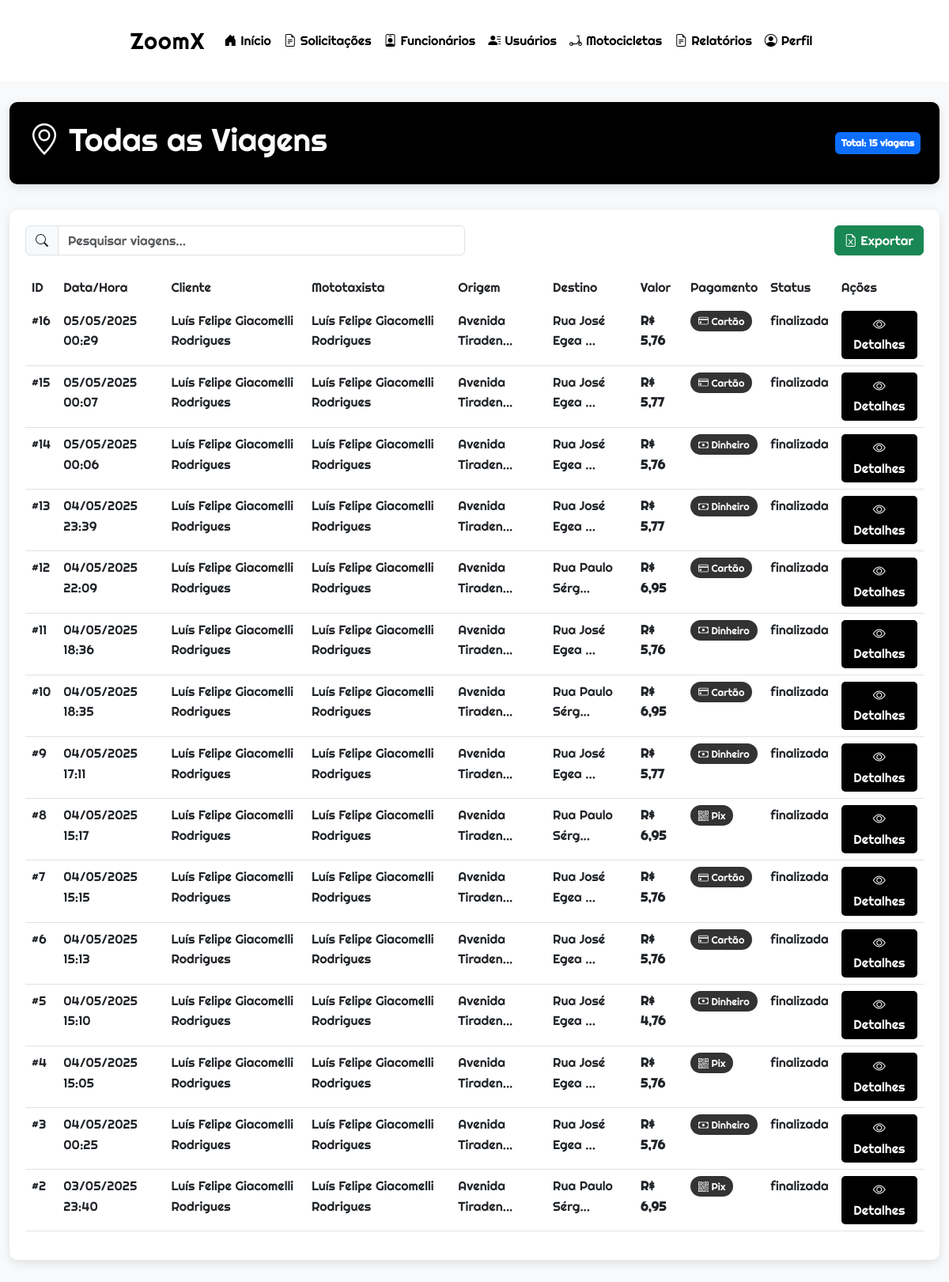
The app's page /admin/viagens.php (signed in) with its own data.
### tables this page shows
CREATE TABLE `viagens` (
  `via_codigo` int(11) NOT NULL,
  `fun_codigo` int(11) NOT NULL,
  `sol_codigo` int(11) NOT NULL,
  `usu_codigo` int(11) NOT NULL,
  `via_origem` varchar(255) NOT NULL,
  `via_destino` varchar(255) NOT NULL,
  `via_valor` decimal(10,2) NOT NULL,
  `via_formapagamento` varchar(50) NOT NULL,
  `via_data` datetime NOT NULL,
  `via_servico` varchar(50) NOT NULL,
  `via_status` varchar(50) NOT NULL,
  `via_observacoes` varchar(1000) DEFAULT NULL
);

CREATE TABLE `usuarios` (
  `usu_codigo` int(11) NOT NULL,
  `usu_nome` varchar(255) NOT NULL,
  `usu_email` varchar(255) NOT NULL,
  `usu_senha` varchar(255) NOT NULL,
  `usu_telefone` varchar(15) NOT NULL,
  `usu_ativo` tinyint(1) DEFAULT NULL,
  `usu_created_at` timestamp NOT NULL DEFAULT current_timestamp(),
  `usu_updated_at` timestamp NOT NULL DEFAULT current_timestamp() ON UPDATE current_timestamp()
);

CREATE TABLE `funcionarios` (
  `fun_codigo` int(11) NOT NULL,
  `fun_nome` varchar(255) NOT NULL,
  `fun_email` varchar(255) NOT NULL,
  `fun_telefone` varchar(15) NOT NULL,
  `fun_data_contratacao` date NOT NULL,
  `fun_cnh` varchar(20) DEFAULT NULL,
  `fun_ativo` tinyint(1) NOT NULL DEFAULT 1,
  `fun_senha` varchar(255) NOT NULL,
  `fun_cargo` varchar(100) NOT NULL
);

### admin/viagens.php (the view, shortened to what this page needs)
<?php
$conexao = conexao::getInstance();
$sql = 'SELECT v.via_codigo, v.via_data, v.via_valor, v.via_formapagamento,
               v.via_origem, v.via_destino, v.via_status, v.via_observacoes,
               u.usu_nome AS cliente, f.fun_nome AS mototaxista
        FROM viagens v
        INNER JOIN usuarios u ON v.usu_codigo = u.usu_codigo
        INNER JOIN funcionarios f ON v.fun_codigo = f.fun_codigo
        ORDER BY v.via_data DESC';
$stm = $conexao->prepare($sql);
$stm->execute();
$viagens = $stm->fetchAll(PDO::FETCH_ASSOC);
?>
<!DOCTYPE html>
<html lang="pt-BR">
<head>
    <link href="https://cdn.jsdelivr.net/npm/bootstrap@5.3.0/dist/css/bootstrap.min.css" rel="stylesheet">
    <link rel="stylesheet" href="https://cdn.jsdelivr.net/npm/bootstrap-icons@1.10.0/font/bootstrap-icons.css">
</head>
<body>
    <?php include '../components/header_admin.php'; ?>
    <div class="container-fluid py-4">
        <div class="dashboard-header">
            <div class="row align-items-center">
                <div class="col-md-8">
                    <h1><i class="bi bi-geo-alt"></i> Todas as Viagens</h1>
                </div>
                <div class="col-md-4 text-md-end">
                    <span class="badge bg-primary p-2">
                        Total: <?= count($viagens) ?> viagens
                    </span>
                </div>
            </div>
        </div>
        <div class="table-container">
            <div class="search-container">
                <div class="row">
                    <div class="col-md-6">
                        <div class="input-group">
                            <span class="input-group-text"><i class="bi bi-search"></i></span>
                            <input type="text" class="form-control" placeholder="Pesquisar viagens..." id="searchInput">
                        </div>
                    </div>
                    <div class="col-md-6 text-md-end">
                        <button class="btn btn-success" onclick="exportToExcel()">
                            <i class="bi bi-file-earmark-excel"></i> Exportar
                        </button>
                    </div>
                </div>
            </div>
            <div class="table-responsive">
                <table class="table table-hover table-custom">
                    <thead>
                        <tr>
                            <th>ID</th>
                            <th>Data/Hora</th>
                            <th>Cliente</th>
                            <th>Mototaxista</th>
                            <th>Origem</th>
                            <th>Destino</th>
                            <th>Valor</th>
                            <th>Pagamento</th>
                            <th>Status</th>
                            <th>Ações</th>
                        </tr>
                    </thead>
                    <tbody>
                        <?php foreach ($viagens as $viagem): ?>
                            <tr>
                                <td>#<?= $viagem['via_codigo'] ?></td>
                                <td><?= date('d/m/Y H:i', strtotime($viagem['via_data'])) ?></td>
                                <td><?= htmlspecialchars($viagem['cliente']) ?></td>
                                <td><?= htmlspecialchars($viagem['mototaxista']) ?></td>
                                <td><?= htmlspecialchars(substr($viagem['via_origem'], 0, 15)) ?>...</td>
                                <td><?= htmlspecialchars(substr($viagem['via_destino'], 0, 15)) ?>...</td>
                                <td class="fw-bold">R$ <?= number_format($viagem['via_valor'], 2, ',', '.') ?></td>
                                <td>
                                    <span class="badge-pagamento">
                                        <?php
                                        switch ($viagem['via_formapagamento']) {
                                            case 'cartao':
                                                echo '<i class="bi bi-credit-card"></i> Cartão';
                                                break;
                                            case 'dinheiro':
                                                echo '<i class="bi bi-cash"></i> Dinheiro';
                                                break;
                                            case 'pix':
                                                echo '<i class="bi bi-qr-code"></i> Pix';
                                                break;
                                        }
                                        ?>
                                    </span>
                                </td>
                                <td>
                                    <?php
                                    $statusClass = 'status-' . strtolower($viagem['via_status']);
                                    echo "<span class='{$statusClass}'>";
                                    switch (strtolower($viagem['via_status'])) {
                                        default:
                                            echo $viagem['via_status'];
                                    }
                                    echo "</span>";
                                    ?>
                                </td>
                                <td>
                                    <button class="btn-view" onclick="viewDetails(<?= $viagem['via_codigo'] ?>)">
                                        <i class="bi bi-eye"></i> Detalhes
                                    </button>
                                </td>
                            </tr>
                        <?php endforeach; ?>
                    </tbody>
                </table>
            </div>
        </div>
    </div>
</body>
</html>

### admin/viagens.php (style rules this page uses)
:root { --bg-color: #f0f0f0; --text-color: #000; --primary-color: #000; --secondary-color: #333; --accent-color: #e63946; --card-bg: #fff; --border-radius: 10px; --box-shadow: 0 4px 12px rgba(0, 0, 0, 0.1); }
body { font-family: 'Righteous', sans-serif; background-color: var(--bg-color); color: var(--text-color); }
.dashboard-header { background-color: var(--primary-color); color: white; padding: 1.5rem; margin-bottom: 2rem; border-radius: var(--border-radius); box-shadow: var(--box-shadow); }
.table-container { background-color: var(--card-bg); border-radius: var(--border-radius); box-shadow: var(--box-shadow); padding: 20px; margin-bottom: 2rem; }
.table-custom { width: 100%; }
.table-custom thead { background-color: var(--primary-color); color: white; }
.table-custom th { border-bottom: none; font-weight: 500; }
.badge-pagamento { background-color: var(--secondary-color); color: white; font-weight: normal; padding: 5px 10px; border-radius: 20px; font-size: 0.8rem; }
.btn-view { background-color: var(--primary-color); color: white; border: none; padding: 5px 10px; border-radius: 5px; transition: all 0.3s; }
.search-container { margin-bottom: 20px; }

### components/header_admin.php (style rules this page uses)
:root { --primary: #000; --secondary: #fff; --accent: #007bff; --light-bg: #f8f9fa; }
body { font-family: 'Righteous', sans-serif; background-color: var(--light-bg); color: var(--primary); line-height: 1.6; }

### records on screen
viagens: via_codigo "16", via_data "05/05/2025 00:29", usu_codigo.usu_nome "Luís Felipe Giacomelli Rodrigues", fun_codigo.fun_nome "Luís Felipe Giacomelli Rodrigues", via_origem "Avenida Tiraden", via_destino "Rua José Egea", via_valor "5,76", via_formapagamento "cartao" (drawn), via_status "finalizada"
viagens: via_codigo "15", via_data "05/05/2025 00:07", usu_codigo.usu_nome "Luís Felipe Giacomelli Rodrigues", fun_codigo.fun_nome "Luís Felipe Giacomelli Rodrigues", via_origem "Avenida Tiraden", via_destino "Rua José Egea", via_valor "5,77", via_formapagamento "cartao" (drawn), via_status "finalizada"
viagens: via_codigo "14", via_data "05/05/2025 00:06", usu_codigo.usu_nome "Luís Felipe Giacomelli Rodrigues", fun_codigo.fun_nome "Luís Felipe Giacomelli Rodrigues", via_origem "Avenida Tiraden", via_destino "Rua José Egea", via_valor "5,76", via_formapagamento "dinheiro" (drawn), via_status "finalizada"
viagens: via_codigo "13", via_data "04/05/2025 23:39", usu_codigo.usu_nome "Luís Felipe Giacomelli Rodrigues", fun_codigo.fun_nome "Luís Felipe Giacomelli Rodrigues", via_origem "Avenida Tiraden", via_destino "Rua José Egea", via_valor "5,77", via_formapagamento "dinheiro" (drawn), via_status "finalizada"
viagens: via_codigo "12", via_data "04/05/2025 22:09", usu_codigo.usu_nome "Luís Felipe Giacomelli Rodrigues", fun_codigo.fun_nome "Luís Felipe Giacomelli Rodrigues", via_origem "Avenida Tiraden", via_destino "Rua Paulo Sérg", via_valor "6,95", via_formapagamento "cartao" (drawn), via_status "finalizada"
viagens: via_codigo "11", via_data "04/05/2025 18:36", usu_codigo.usu_nome "Luís Felipe Giacomelli Rodrigues", fun_codigo.fun_nome "Luís Felipe Giacomelli Rodrigues", via_origem "Avenida Tiraden", via_destino "Rua José Egea", via_valor "5,76", via_formapagamento "dinheiro" (drawn), via_status "finalizada"
viagens: via_codigo "10", via_data "04/05/2025 18:35", usu_codigo.usu_nome "Luís Felipe Giacomelli Rodrigues", fun_codigo.fun_nome "Luís Felipe Giacomelli Rodrigues", via_origem "Avenida Tiraden", via_destino "Rua Paulo Sérg", via_valor "6,95", via_formapagamento "cartao" (drawn), via_status "finalizada"
viagens: via_codigo "9", via_data "04/05/2025 17:11", usu_codigo.usu_nome "Luís Felipe Giacomelli Rodrigues", fun_codigo.fun_nome "Luís Felipe Giacomelli Rodrigues", via_origem "Avenida Tiraden", via_destino "Rua José Egea", via_valor "5,77", via_formapagamento "dinheiro" (drawn), via_status "finalizada"
viagens: via_codigo "8", via_data "04/05/2025 15:17", usu_codigo.usu_nome "Luís Felipe Giacomelli Rodrigues", fun_codigo.fun_nome "Luís Felipe Giacomelli Rodrigues", via_origem "Avenida Tiraden", via_destino "Rua Paulo Sérg", via_valor "6,95", via_formapagamento "pix" (drawn), via_status "finalizada"
viagens: via_codigo "7", via_data "04/05/2025 15:15", usu_codigo.usu_nome "Luís Felipe Giacomelli Rodrigues", fun_codigo.fun_nome "Luís Felipe Giacomelli Rodrigues", via_origem "Avenida Tiraden", via_destino "Rua José Egea", via_valor "5,76", via_formapagamento "cartao" (drawn), via_status "finalizada"
viagens: via_codigo "6", via_data "04/05/2025 15:13", usu_codigo.usu_nome "Luís Felipe Giacomelli Rodrigues", fun_codigo.fun_nome "Luís Felipe Giacomelli Rodrigues", via_origem "Avenida Tiraden", via_destino "Rua José Egea", via_valor "5,76", via_formapagamento "cartao" (drawn), via_status "finalizada"
viagens: via_codigo "5", via_data "04/05/2025 15:10", usu_codigo.usu_nome "Luís Felipe Giacomelli Rodrigues", fun_codigo.fun_nome "Luís Felipe Giacomelli Rodrigues", via_origem "Avenida Tiraden", via_destino "Rua José Egea", via_valor "4,76", via_formapagamento "dinheiro" (drawn), via_status "finalizada"
viagens: via_codigo "4", via_data "04/05/2025 15:05", usu_codigo.usu_nome "Luís Felipe Giacomelli Rodrigues", fun_codigo.fun_nome "Luís Felipe Giacomelli Rodrigues", via_origem "Avenida Tiraden", via_destino "Rua José Egea", via_valor "5,76", via_formapagamento "pix" (drawn), via_status "finalizada"
viagens: via_codigo "3", via_data "04/05/2025 00:25", usu_codigo.usu_nome "Luís Felipe Giacomelli Rodrigues", fun_codigo.fun_nome "Luís Felipe Giacomelli Rodrigues", via_origem "Avenida Tiraden", via_destino "Rua José Egea", via_valor "5,76", via_formapagamento "dinheiro" (drawn), via_status "finalizada"
viagens: via_codigo "2", via_data "03/05/2025 23:40", usu_codigo.usu_nome "Luís Felipe Giacomelli Rodrigues", fun_codigo.fun_nome "Luís Felipe Giacomelli Rodrigues", via_origem "Avenida Tiraden", via_destino "Rua Paulo Sérg", via_valor "6,95", via_formapagamento "pix" (drawn), via_status "finalizada"

### other values on screen
count($viagens) "15"
